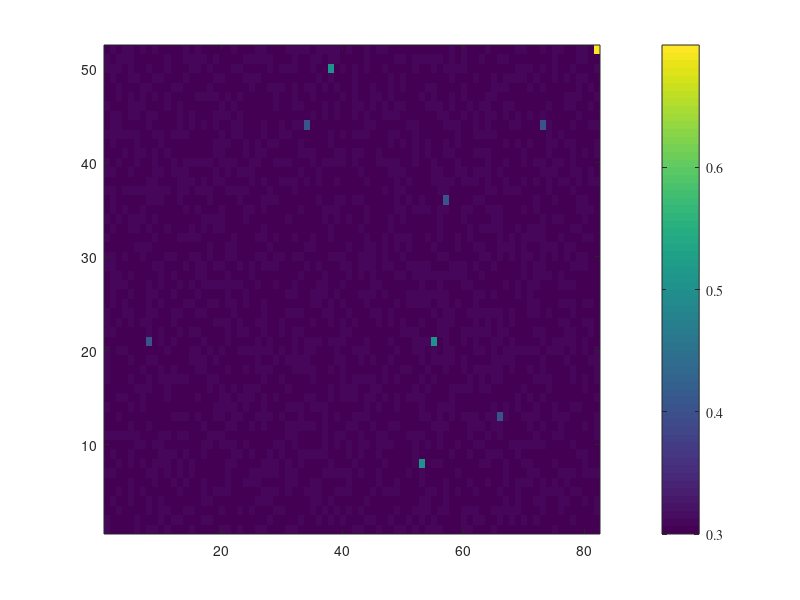

Recreate this plot in MATLAB. (Note: this script raises an error after producing the figure.)
%% 
close all;
clear; clc

rng(0,'twister');

x_max = 52; y_max = 82; num_samples = x_max*y_max;

data = 0.3 + 0.01*rand(1, num_samples);

data_var = reshape(data, [x_max, y_max]);

% five 0.4 values

% PC
data_var(x_max,y_max) = 0.7;

% three 0.5 values
v1 = 4138; v2 = 1777; v3 = 709;
v1_x = floor(v1/y_max); v1_y = v1 - v1_x * y_max;
v2_x = floor(v2/y_max); v2_y = v2 - v2_x * y_max;
v3_x = floor(v3/y_max); v3_y = v3 - v3_x * y_max;

data_var(v1_x, v1_y) = 0.5;
data_var(v2_x, v2_y) = 0.5;
data_var(v3_x, v3_y) = 0.5;


% five 0.4 values
vv1 = 1132; vv2 = 3642; vv3 = 3681; vv4 = 3009; vv5 = 1730;
vv1_x = floor(vv1/y_max); vv1_y = vv1 - vv1_x * y_max;
vv2_x = floor(vv2/y_max); vv2_y = vv2 - vv2_x * y_max;
vv3_x = floor(vv3/y_max); vv3_y = vv3 - vv3_x * y_max;
vv4_x = floor(vv4/y_max); vv4_y = vv4 - vv4_x * y_max;
vv5_x = floor(vv5/y_max); vv5_y = vv5 - vv5_x * y_max;

data_var(vv1_x, vv1_y) = 0.4;
data_var(vv2_x, vv2_y) = 0.4;
data_var(vv3_x, vv3_y) = 0.4;
data_var(vv4_x, vv4_y) = 0.4;
data_var(vv5_x, vv5_y) = 0.4;


clips = [0.3, 0.7];
imagesc(data_var, clips);

set(gca,'YDir','normal');
set(gca, 'XTick', 0:20:80);
set(gca, 'YTick', 0:10:50);

set(0,'DefaultTextFontName','Times',...
'DefaultAxesFontName','Times',...
'DefaultLineLineWidth',1.5,...
'DefaultLineMarkerSize',6);
set(gcf,'color','w');
% set(gca,'LooseInset',get(gca,'TightInset'));

c = colorbar;
% c.Label.String = '';
% c.FontSize=12;
c.Ticks = 0.3:0.1:0.7;

print(gcf,'test.png','-dpng','-r600');        





